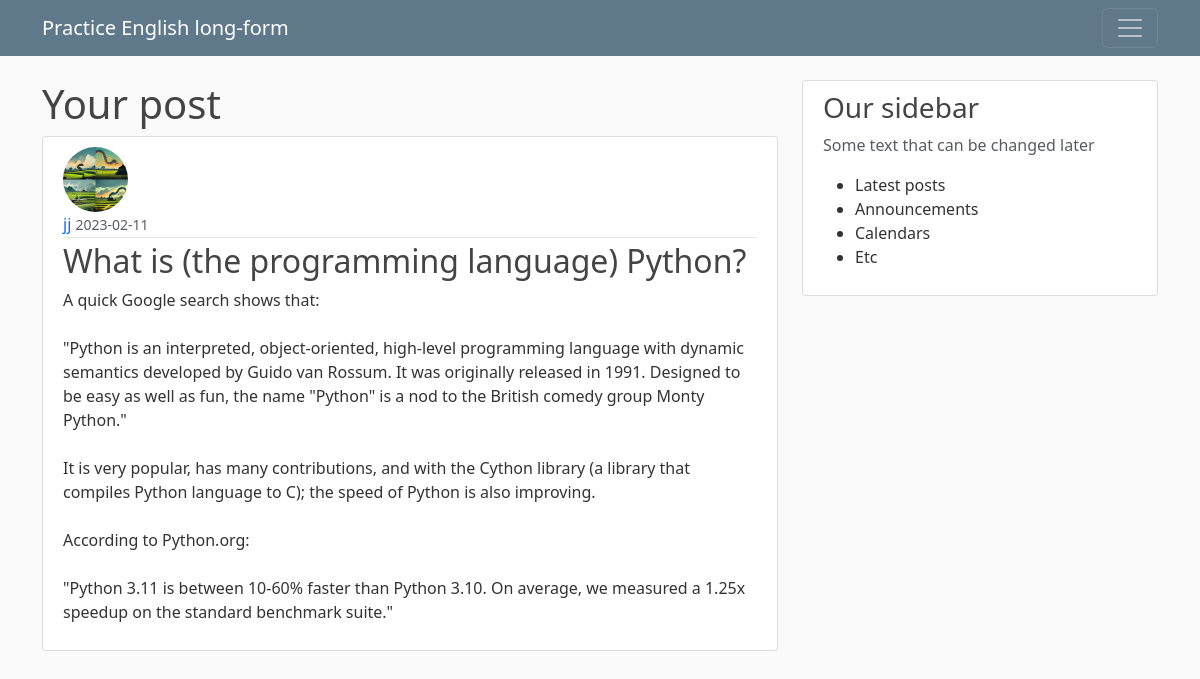
Screenshot of /post/3 with the database file from the repository.
### flaskblog/models.py (models this page shows, shortened)
class User(db.Model, UserMixin):
    id = db.Column(db.Integer, primary_key=True)
    username = db.Column(db.String(20), unique=True, nullable=False)
    email = db.Column(db.String(120), unique=True, nullable=False)
    image_file = db.Column(db.String(20), nullable=False, default='default.png')
    password = db.Column(db.String(60), nullable=False)
    posts = db.relationship('Post', backref='author', lazy=True)    # One to many, relationship

class Post(db.Model):
    id = db.Column(db.Integer, primary_key=True)
    title = db.Column(db.String(100), nullable=False)
    date_posted = db.Column(db.DateTime, nullable=False, default=datetime.utcnow)
    content = db.Column(db.Text, nullable=False)
    user_id = db.Column(db.Integer, db.ForeignKey('user.id'), nullable=False)

### flaskblog/posts/routes.py (the view)
@posts.route("/post/<int:post_id>")
def post(post_id):
    post = Post.query.get_or_404(post_id)
    return render_template('post.html', title=post.title, post=post)

### flaskblog/templates/post.html (shortened to what this page needs)
{% extends "layout.html" %}
{% block content %}
<h1>Your post</h1>
    <article class="media content-section">
          <img class="rounded-circle article-img"
               src="{{ url_for('static', filename='profile_pics/' + post.author.image_file) }}">
          <div class="media-body">
              <div class="article-metadata">
                  <a class="mr-2" href="{{ url_for('users.user_posts', username=post.author.username) }}">{{ post.author.username }}</a>
                  <small class="text-muted">{{ post.date_posted.strftime('%Y-%m-%d') }}</small>
              </div>
              <h2 class="article-title">{{ post.title }}</h2>
              <p class="article-content">{{ post.content }}</p>
          </div>
    </article>
{% endblock content %}

### flaskblog/static/main.css (style rules this page uses)
body { background: #fafafa; color: #333333; margin-top: 5rem; }
h1, h2, h3, h4, h5, h6 { color: #444444; }
.content-section { background: #ffffff; padding: 10px 20px; border: 1px solid #dddddd; border-radius: 3px; margin-bottom: 20px; }
.article-title { color: #444444; }
.article-content { white-space: pre-line; }
.article-img { height: 65px; width: 65px; margin-right: 16px; }
.article-metadata { padding-bottom: 1px; margin-bottom: 4px; border-bottom: 1px solid #e3e3e3; }

### rows the page displays
User: image_file (picture), author.username "jj"
Post: date_posted "2023-02-11", title "What is (the programming language) Python?", content "A quick Google search shows that: \"Python is an interpreted, object-oriented, high-level programming language with dynamic semantics developed by Guido van Rossum. It was originally released in 1991. Designed to be easy as well as fun, the name \"Python\" is a nod to the British comedy group Monty Python.\" It is very popular, has many contributions, and with the Cython library (a library that compiles Python language to C); the speed of Python is also improving. According to Python.org: \"Python 3.11 is between 10-60% faster than Python 3.10. On average, we measured a 1.25x speedup on the standard benchmark suite.\""
